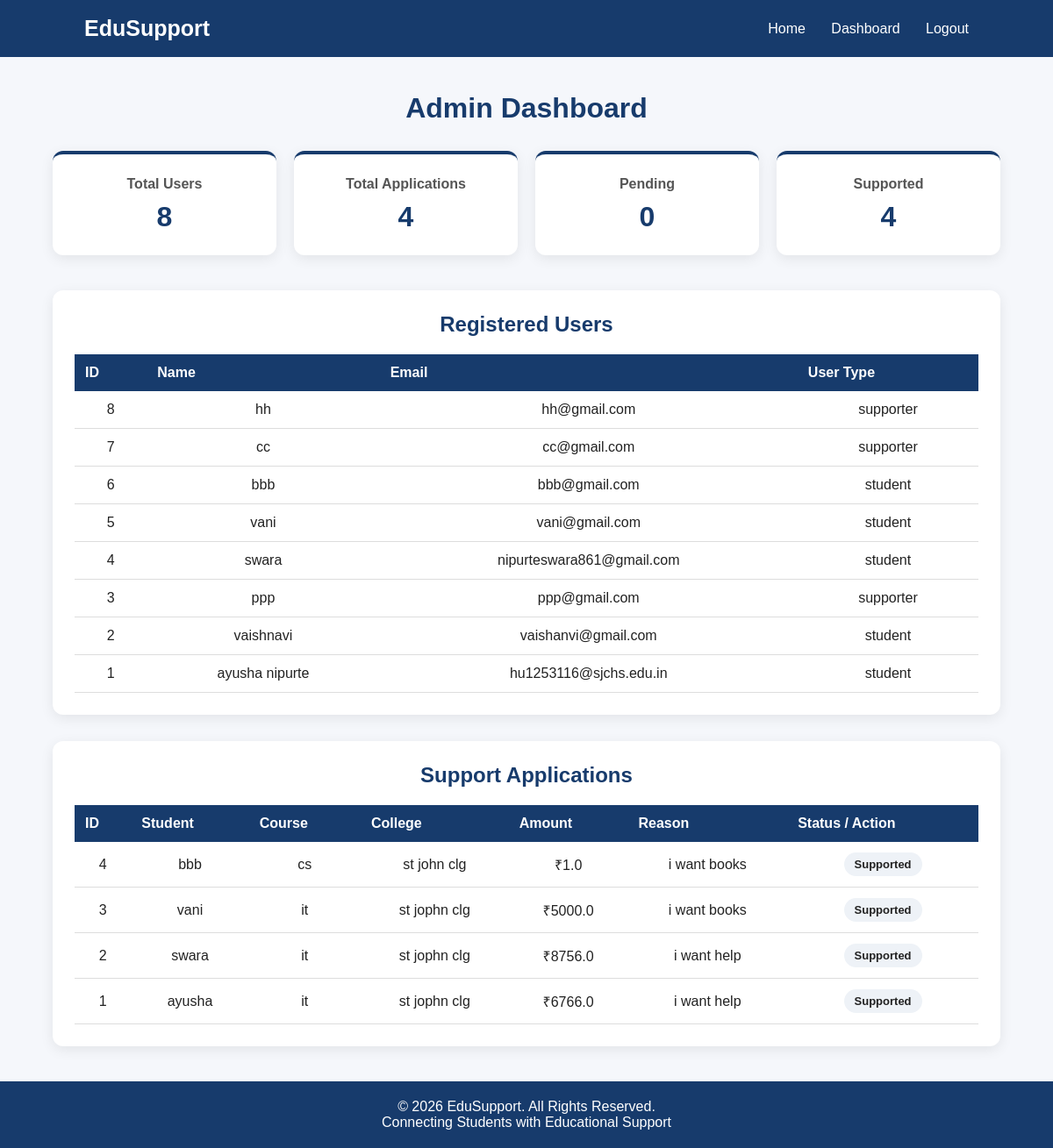
The page /admin on the database its author committed.
### tables this page shows
CREATE TABLE users (
            id INTEGER PRIMARY KEY AUTOINCREMENT,
            name TEXT NOT NULL,
            email TEXT UNIQUE NOT NULL,
            password TEXT NOT NULL,
            user_type TEXT NOT NULL
        );

CREATE TABLE support_requests (
            id INTEGER PRIMARY KEY AUTOINCREMENT,
            student_name TEXT NOT NULL,
            course TEXT NOT NULL,
            college TEXT NOT NULL,
            amount REAL NOT NULL,
            reason TEXT NOT NULL,
            status TEXT DEFAULT 'Pending'
        );

### app.py (the view)
@app.route("/admin")
def admin():
    conn = sqlite3.connect(DATABASE)
    cursor = conn.cursor()
    cursor.execute("""
        SELECT id, name, email, user_type
        FROM users
        ORDER BY id DESC
    """)
    users = cursor.fetchall()
    cursor.execute("""
        SELECT id, student_name, course, college,
               amount, reason, status
        FROM support_requests
        ORDER BY id DESC
    """)
    requests = cursor.fetchall()
    cursor.execute("SELECT COUNT(*) FROM users")
    total_users = cursor.fetchone()[0]
    cursor.execute("SELECT COUNT(*) FROM support_requests")
    total_requests = cursor.fetchone()[0]
    cursor.execute("""
        SELECT COUNT(*) FROM support_requests
        WHERE status = 'Pending'
    """)
    pending_requests = cursor.fetchone()[0]
    cursor.execute("""
        SELECT COUNT(*) FROM support_requests
        WHERE status = 'Supported'
    """)
    supported_requests = cursor.fetchone()[0]
    conn.close()
    return render_template(
        "admin.html",
        users=users,
        requests=requests,
        total_users=total_users,
        total_requests=total_requests,
        pending_requests=pending_requests,
        supported_requests=supported_requests
    )

### templates/admin.html (shortened to what this page needs)
<!DOCTYPE html>
<html lang="en">
<head>
    <link rel="stylesheet" href="{{ url_for('static', filename='style.css') }}">
</head>
<body>
    <nav class="navbar">
        <div class="logo">EduSupport</div>
        <div class="nav-links">
            <a href="/">Home</a>
            <a href="/admin">Dashboard</a>
            <a href="/logout">Logout</a>
        </div>
    </nav>
    <div class="admin-container">
        <h1 class="admin-title">Admin Dashboard</h1>
        <div class="stats-container">
            <div class="stat-card">
                <h3>Total Users</h3>
                <p>{{ total_users }}</p>
            </div>
            <div class="stat-card">
                <h3>Total Applications</h3>
                <p>{{ total_requests }}</p>
            </div>
            <div class="stat-card">
                <h3>Pending</h3>
                <p>{{ pending_requests }}</p>
            </div>
            <div class="stat-card">
                <h3>Supported</h3>
                <p>{{ supported_requests }}</p>
            </div>
        </div>
        <div class="section">
            <h2>Registered Users</h2>
            {% if users %}
            <table>
                <tr>
                    <th>ID</th>
                    <th>Name</th>
                    <th>Email</th>
                    <th>User Type</th>
                </tr>
                {% for user in users %}
                <tr>
                    <td>{{ user[0] }}</td>
                    <td>{{ user[1] }}</td>
                    <td>{{ user[2] }}</td>
                    <td>{{ user[3] }}</td>
                </tr>
                {% endfor %}
            </table>
            {% else %}
            <div class="empty">
                No registered users found.
            </div>
            {% endif %}
        </div>
        <div class="section">
            <h2>Support Applications</h2>
            {% if requests %}
            <table>
                <tr>
                    <th>ID</th>
                    <th>Student</th>
                    <th>Course</th>
                    <th>College</th>
                    <th>Amount</th>
                    <th>Reason</th>
                    <th>Status / Action</th>
                </tr>
                {% for item in requests %}
                <tr>
                    <td>{{ item[0] }}</td>
                    <td>{{ item[1] }}</td>
                    <td>{{ item[2] }}</td>
                    <td>{{ item[3] }}</td>
                    <td>₹{{ item[4] }}</td>
                    <td>{{ item[5] }}</td>
                    <td>
                        <span class="status">
                            {{ item[6] }}
                        </span>
                    </td>
                </tr>
                {% endfor %}
            </table>
            {% else %}
            <div class="empty">
                No support applications found.
            </div>
            {% endif %}
        </div>
    </div>
    <footer style="
        background:#173b6c;
        color:white;
        text-align:center;
        padding:20px;
        margin-top:40px;
    ">
        <p>© 2026 EduSupport. All Rights Reserved.</p>
        <p>Connecting Students with Educational Support</p>
    </footer>
</body>
</html>

### static/style.css (style rules this page uses)
* { box-sizing: border-box; margin: 0; padding: 0; font-family: Arial, sans-serif; }
body { background: #f5f7fb; color: #222; }
.navbar { background: #173b6c; color: white; padding: 18px 8%; display: flex; justify-content: space-between; align-items: center; }
.logo { font-size: 25px; font-weight: bold; }
.nav-links a { color: white; text-decoration: none; margin-left: 25px; }
.section { padding: 60px 8%; text-align: center; }
.section h2 { color: #173b6c; margin-bottom: 35px; }

### templates/admin.html (style rules this page uses)
.admin-container { width: 90%; max-width: 1200px; margin: 40px auto; }
.admin-title { text-align: center; margin-bottom: 30px; color: #173b6c; }
.stats-container { display: grid; grid-template-columns: repeat(4, 1fr); gap: 20px; margin-bottom: 40px; }
.stat-card { background: white; padding: 25px; border-radius: 12px; text-align: center; box-shadow: 0 4px 15px rgba(0,0,0,0.08); border-top: 4px solid #173b6c; }
.stat-card h3 { color: #555; margin-bottom: 10px; font-size: 16px; }
.stat-card p { color: #173b6c; font-size: 32px; font-weight: bold; }
.section { background: white; padding: 25px; border-radius: 12px; margin-bottom: 30px; box-shadow: 0 4px 15px rgba(0,0,0,0.08); overflow-x: auto; }
.section h2 { color: #173b6c; margin-bottom: 20px; }
table { width: 100%; border-collapse: collapse; min-width: 700px; }
th { background: #173b6c; color: white; padding: 12px; text-align: left; }
td { padding: 12px; border-bottom: 1px solid #ddd; }
.status { display: inline-block; padding: 6px 12px; border-radius: 20px; background: #eef2f7; font-size: 13px; font-weight: bold; }

### rows shown on the page
users: id "8", name "hh", email "hh@gmail.com", user_type "supporter"
users: id "7", name "cc", email "cc@gmail.com", user_type "supporter"
users: id "6", name "bbb", email "bbb@gmail.com", user_type "student"
users: id "5", name "vani", email "vani@gmail.com", user_type "student"
users: id "4", name "swara", email "nipurteswara861@gmail.com", user_type "student"
users: id "3", name "ppp", email "ppp@gmail.com", user_type "supporter"
users: id "2", name "vaishnavi", email "vaishanvi@gmail.com", user_type "student"
users: id "1", name "ayusha nipurte", email "hu1253116@sjchs.edu.in", user_type "student"
support_requests: id "4", student_name "bbb", course "cs", college "st john clg", amount "1.0", reason "i want books", status "Supported"
support_requests: id "3", student_name "vani", course "it", college "st jophn clg", amount "5000.0", reason "i want books", status "Supported"
support_requests: id "2", student_name "swara", course "it", college "st jophn clg", amount "8756.0", reason "i want help", status "Supported"
support_requests: id "1", student_name "ayusha", course "it", college "st jophn clg", amount "6766.0", reason "i want help", status "Supported"

### other values the page prints
{{ total_users }} "8"
{{ total_requests }} "4"
{{ pending_requests }} "0"
{{ supported_requests }} "4"
